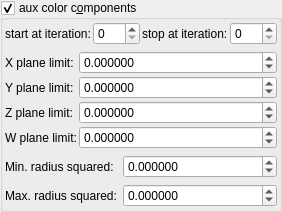
    <widget class="MyGroupBox" name="groupCheck_fold_color_aux_color_enabled_false">
     <property name="toolTip">
      <string>Normal use, set aux.color start iterations to last iteration of this formula</string>
     </property>
     <property name="title">
      <string>aux color c&amp;omponents</string>
     </property>
     <property name="checkable">
      <bool>true</bool>
     </property>
     <layout class="QVBoxLayout" name="verticalLayout_16">
      <property name="leftMargin">
       <number>2</number>
      </property>
      <property name="topMargin">
       <number>2</number>
      </property>
      <property name="rightMargin">
       <number>2</number>
      </property>
      <property name="bottomMargin">
       <number>2</number>
      </property>
      <item>
       <layout class="QGridLayout" name="gridLayout_67">
        <property name="spacing">
         <number>2</number>
        </property>
        <item row="1" column="2">
         <widget class="MySpinBox" name="spinboxInt_transf_start_iterations_N">
          <property name="sizePolicy">
           <sizepolicy hsizetype="Minimum" vsizetype="Maximum">
            <horstretch>0</horstretch>
            <verstretch>0</verstretch>
           </sizepolicy>
          </property>
          <property name="maximum">
           <number>999</number>
          </property>
         </widget>
        </item>
        <item row="1" column="1">
         <widget class="QLabel" name="label_251">
          <property name="text">
           <string>start at iteration:</string>
          </property>
         </widget>
        </item>
        <item row="1" column="4">
         <widget class="MySpinBox" name="spinboxInt_transf_stop_iterations_N">
          <property name="sizePolicy">
           <sizepolicy hsizetype="Minimum" vsizetype="Maximum">
            <horstretch>0</horstretch>
            <verstretch>0</verstretch>
           </sizepolicy>
          </property>
          <property name="maximum">
           <number>999</number>
          </property>
         </widget>
        </item>
        <item row="1" column="3">
         <widget class="QLabel" name="label_266">
          <property name="text">
           <string>stop at iteration:</string>
          </property>
         </widget>
        </item>
       </layout>
      </item>
      <item>
       <layout class="QGridLayout" name="gridLayout_84" columnstretch="0,1">
        <property name="spacing">
         <number>2</number>
        </property>
        <item row="5" column="1">
         <widget class="MyDoubleSpinBox" name="spinbox4_fold_color_difs_0000_w">
          <property name="sizePolicy">
           <sizepolicy hsizetype="Minimum" vsizetype="Maximum">
            <horstretch>0</horstretch>
            <verstretch>0</verstretch>
           </sizepolicy>
          </property>
          <property name="prefix">
           <string/>
          </property>
          <property name="suffix">
           <string/>
          </property>
          <property name="decimals">
           <number>6</number>
          </property>
          <property name="minimum">
           <double>-100.000000000000000</double>
          </property>
          <property name="maximum">
           <double>100.000000000000000</double>
          </property>
          <property name="singleStep">
           <double>0.100000000000000</double>
          </property>
         </widget>
        </item>
        <item row="2" column="1">
         <widget class="MyDoubleSpinBox" name="spinbox4_fold_color_difs_0000_x">
          <property name="sizePolicy">
           <sizepolicy hsizetype="Minimum" vsizetype="Maximum">
            <horstretch>0</horstretch>
            <verstretch>0</verstretch>
           </sizepolicy>
          </property>
          <property name="prefix">
           <string/>
          </property>
          <property name="suffix">
           <string/>
          </property>
          <property name="decimals">
           <number>6</number>
          </property>
          <property name="minimum">
           <double>-100.000000000000000</double>
          </property>
          <property name="maximum">
           <double>100.000000000000000</double>
          </property>
          <property name="singleStep">
           <double>0.100000000000000</double>
          </property>
         </widget>
        </item>
        <item row="3" column="1">
         <widget class="MyDoubleSpinBox" name="spinbox4_fold_color_difs_0000_y">
          <property name="sizePolicy">
           <sizepolicy hsizetype="Minimum" vsizetype="Maximum">
            <horstretch>0</horstretch>
            <verstretch>0</verstretch>
           </sizepolicy>
          </property>
          <property name="prefix">
           <string/>
          </property>
          <property name="suffix">
           <string/>
          </property>
          <property name="decimals">
           <number>6</number>
          </property>
          <property name="minimum">
           <double>-100.000000000000000</double>
          </property>
          <property name="maximum">
           <double>100.000000000000000</double>
          </property>
          <property name="singleStep">
           <double>0.100000000000000</double>
          </property>
         </widget>
        </item>
        <item row="4" column="1">
         <widget class="MyDoubleSpinBox" name="spinbox4_fold_color_difs_0000_z">
          <property name="sizePolicy">
           <sizepolicy hsizetype="Minimum" vsizetype="Maximum">
            <horstretch>0</horstretch>
            <verstretch>0</verstretch>
           </sizepolicy>
          </property>
          <property name="prefix">
           <string/>
          </property>
          <property name="suffix">
           <string/>
          </property>
          <property name="decimals">
           <number>6</number>
          </property>
          <property name="minimum">
           <double>-100.000000000000000</double>
          </property>
          <property name="maximum">
           <double>100.000000000000000</double>
          </property>
          <property name="singleStep">
           <double>0.100000000000000</double>
          </property>
         </widget>
        </item>
        <item row="2" column="0">
         <widget class="QLabel" name="label_29">
          <property name="text">
           <string>X plane limit:</string>
          </property>
         </widget>
        </item>
        <item row="3" column="0">
         <widget class="QLabel" name="label_35">
          <property name="text">
           <string>Y plane limit:</string>
          </property>
         </widget>
        </item>
        <item row="4" column="0">
         <widget class="QLabel" name="label_34">
          <property name="text">
           <string>Z plane limit:</string>
          </property>
         </widget>
        </item>
        <item row="5" column="0">
         <widget class="QLabel" name="label_41">
          <property name="text">
           <string>W plane limit:</string>
          </property>
         </widget>
        </item>
       </layout>
      </item>
      <item>
       <layout class="QGridLayout" name="gridLayout_20" columnstretch="0,1">
        <item row="2" column="0">
         <widget class="QLabel" name="label_39">
          <property name="text">
           <string>Max. radius squared:</string>
          </property>
         </widget>
        </item>
        <item row="1" column="0">
         <widget class="QLabel" name="label_36">
          <property name="text">
           <string>Min. radius squared:</string>
          </property>
         </widget>
        </item>
        <item row="2" column="1">
         <widget class="MyDoubleSpinBox" name="spinbox_fold_color_difs1">
          <property name="sizePolicy">
           <sizepolicy hsizetype="Minimum" vsizetype="Maximum">
            <horstretch>0</horstretch>
            <verstretch>0</verstretch>
           </sizepolicy>
          </property>
          <property name="prefix">
           <string/>
          </property>
          <property name="decimals">
           <number>6</number>
          </property>
          <property name="minimum">
           <double>-99.989999999999995</double>
          </property>
          <property name="singleStep">
           <double>0.100000000000000</double>
          </property>
         </widget>
        </item>
        <item row="1" column="1">
         <widget class="MyDoubleSpinBox" name="spinbox_mandelbox_color_Sp1">
          <property name="sizePolicy">
           <sizepolicy hsizetype="Minimum" vsizetype="Maximum">
            <horstretch>0</horstretch>
            <verstretch>0</verstretch>
           </sizepolicy>
          </property>
          <property name="prefix">
           <string/>
          </property>
          <property name="decimals">
           <number>6</number>
          </property>
          <property name="minimum">
           <double>-99.989999999999995</double>
          </property>
          <property name="singleStep">
           <double>0.100000000000000</double>
          </property>
         </widget>
        </item>
       </layout>
      </item>
     </layout>
    </widget>
